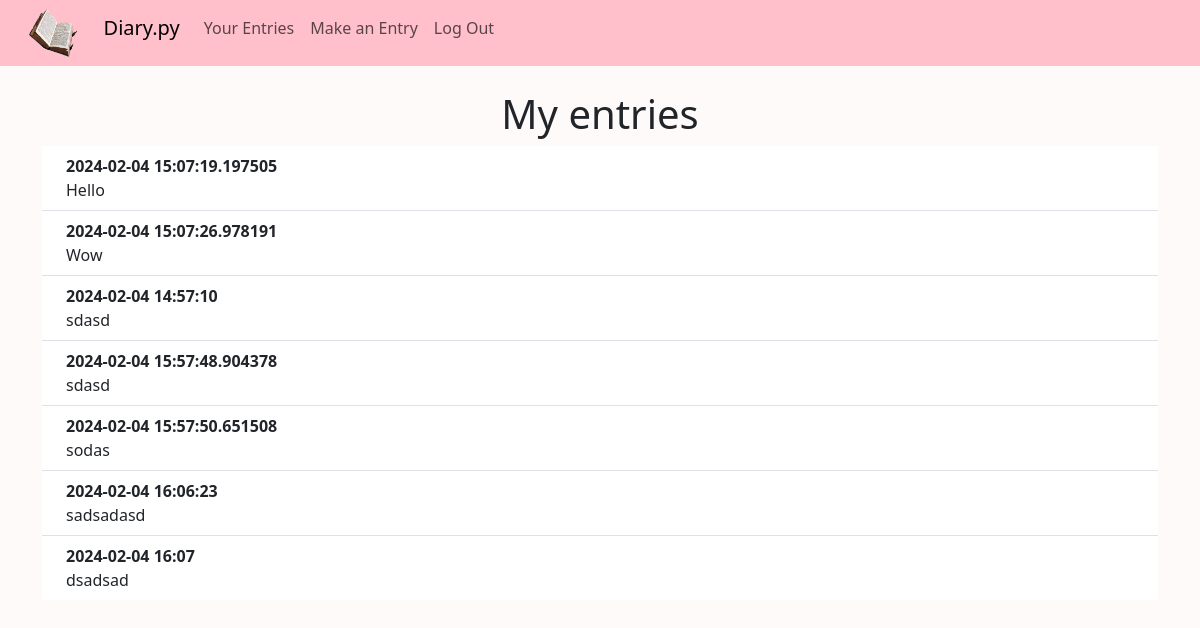
Page / (signed in) on the committed database.
### website/models.py (models this page shows)
class Entry(db.Model):
    id = db.Column(db.Integer, primary_key=True)
    data = db.Column(db.String(10000))
    date = db.Column(db.String(100))
    user_id = db.Column(db.Integer, db.ForeignKey('user.id'))

### website/views.py (the view)
@views.route('/', methods=['GET'])
@login_required
def home():
    return render_template('home.html', user=current_user)

### website/__init__.py (called while the page is built)
def create_app():
    app = Flask(__name__, static_url_path='/static')
    app.config['SECRET_KEY'] = 'hjshjhdjah kjshkjdhjs'
    app.config['SQLALCHEMY_DATABASE_URI'] = f'sqlite:///{DB_NAME}'
    db.init_app(app)
    from .views import views
    from .auth import auth
    app.register_blueprint(views, url_prefix='/')
    app.register_blueprint(auth, url_prefix='/')
    from .models import User, Entry
    with app.app_context():
        db.create_all()
    login_manager = LoginManager()
    login_manager.login_view = 'auth.login'
    login_manager.init_app(app)
    @login_manager.user_loader
    def load_user(id):
        return User.query.get(int(id))
    return app

### website/templates/home.html (shortened to what this page needs)
{% extends "base.html" %}
{% block content %}
    <h1 align="center">My entries</h1>
    <ul class="list-group list-group-flush" id="entries">
        {% for entry in user.entries %}
        <li class="list-group-item">
            <div class="ms-2 me-auto">
                <div class="fw-bold">{{ entry.date }}</div>
                {{ entry.data }}
              </div>
        </li>
        {% endfor %}
    </ul>
{% endblock %}

### website/static/custom.css (style rules this page uses)
body { background-color: #FFFAFA !important; }

### rows in the picture
Entry: date "2024-02-04 15:07:19.197505", data "Hello"
Entry: date "2024-02-04 15:07:26.978191", data "Wow"
Entry: date "2024-02-04 14:57:10", data "sdasd"
Entry: date "2024-02-04 15:57:48.904378", data "sdasd"
Entry: date "2024-02-04 15:57:50.651508", data "sodas"
Entry: date "2024-02-04 16:06:23", data "sadsadasd"
Entry: date "2024-02-04 16:07", data "dsadsad"
